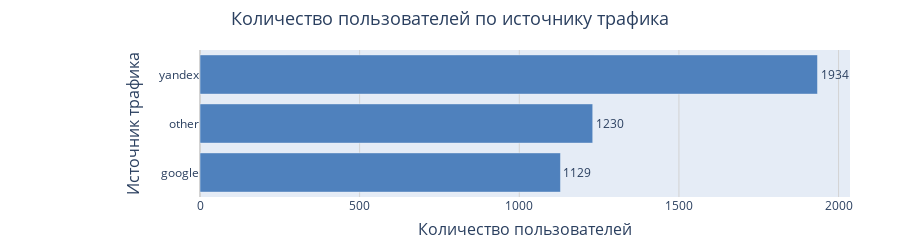

This figure's notebook cell:
### Markdown cell above
Далее посмотрим количество пользователей, пришедших с разных платформ

### Code cell
source_draw = data_s.groupby('source').agg({'user_id' : 'count'}).sort_values(by='user_id', ascending=True)

bar_drawer(x_data=source_draw['user_id'], y_data=source_draw.index, 
           title='Количество пользователей по источнику трафика',
           x_title='Количество пользователей',
           y_title='Источник трафика',
           w=900, h=240, l=200)

### Figure 1 — Plotly figure (JSON) as saved in the notebook; plotly's stock layout.template omitted (floating-point values rounded to 4 significant figures)
{"data": [{"marker": {"color": "#4F81BD"}, "orientation": "h", "text": [1129, 1230, 1934], "textposition": "outside", "type": "bar", "x": [1129, 1230, 1934], "y": ["google", "other", "yandex"]}], "layout": {"height": 240, "legend": {"orientation": "h", "x": 0.5, "xanchor": "center"}, "margin": {"b": 0, "l": 200, "r": 50, "t": 50}, "title": {"font": {"size": 18}, "text": "Количество пользователей по источнику трафика", "x": 0.5}, "width": 900, "xaxis": {"autorange": true, "gridcolor": "lightgray", "gridwidth": 1, "showgrid": true, "title": {"font": {"size": 16}, "text": "Количество пользователей"}, "zeroline": true, "zerolinecolor": "lightgray", "zerolinewidth": 2}, "yaxis": {"autorange": true, "gridcolor": "rgb(255, 255, 255)", "gridwidth": 1, "showgrid": false, "title": {"font": {"size": 16}, "text": "Источник трафика"}, "zeroline": true, "zerolinecolor": "gray", "zerolinewidth": 2}}}
